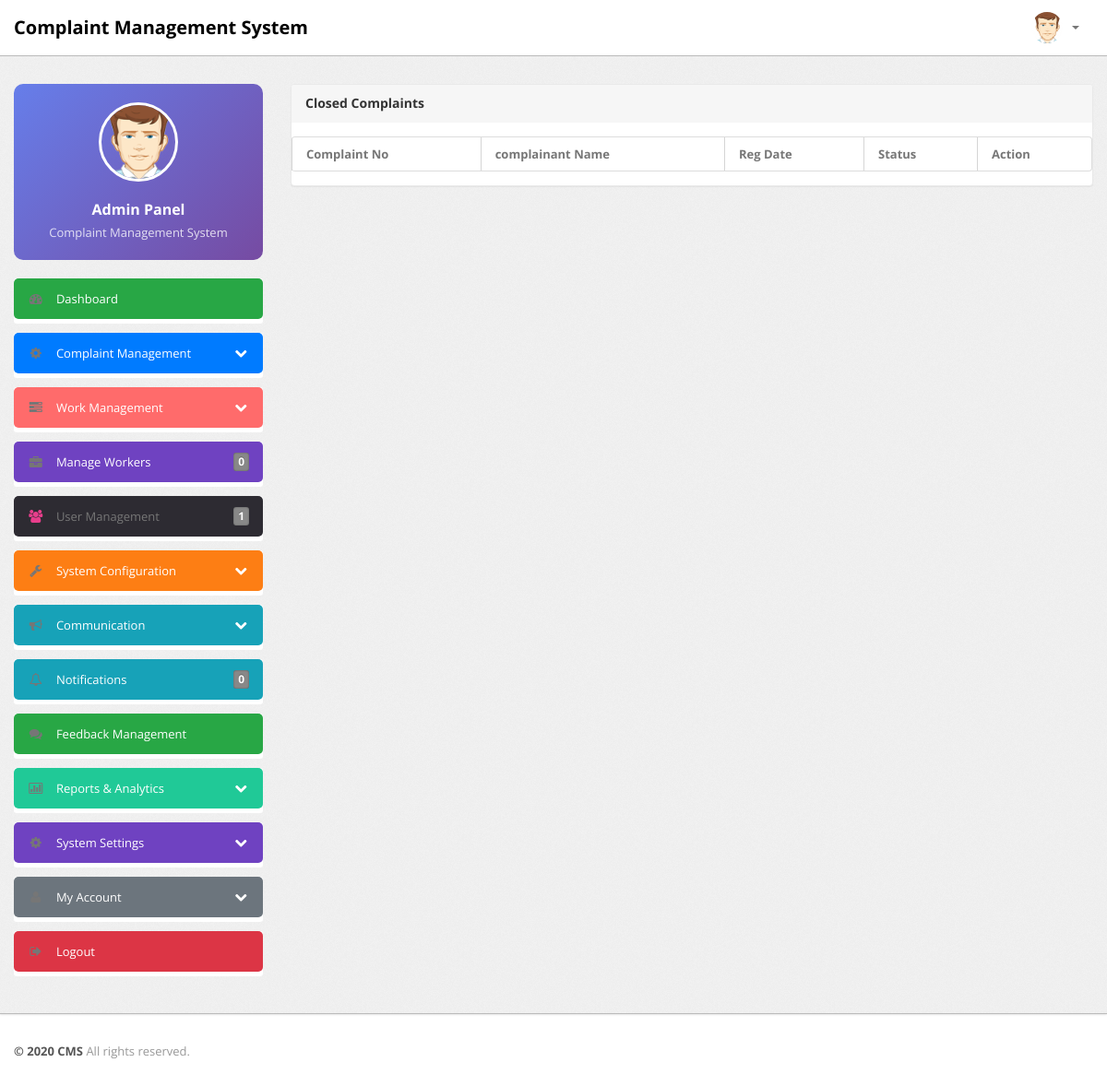
Page /admin/notprocess-complaint.php (signed in) on the earlier database version.
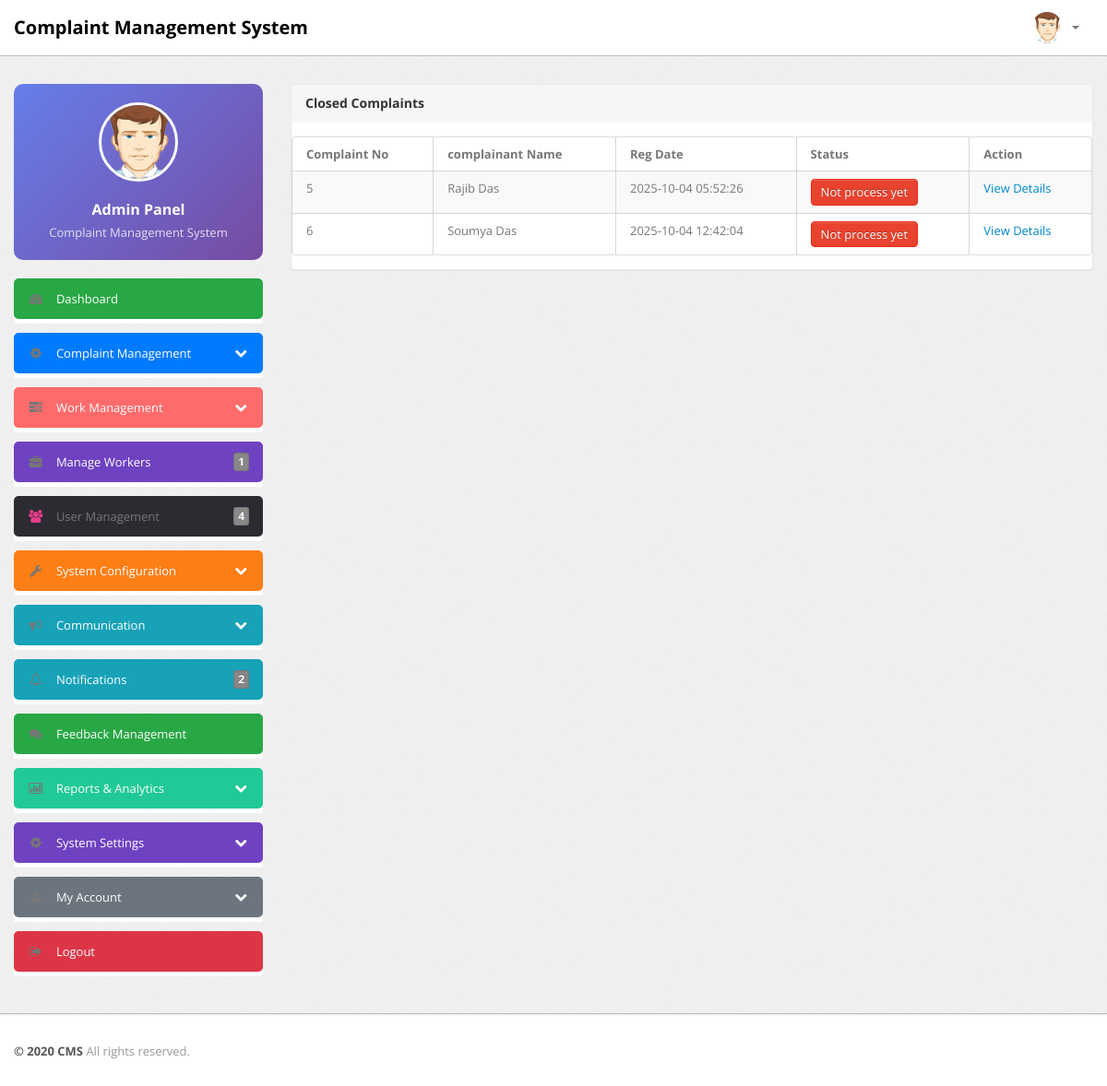
Same page on the later database version.
### tables this page shows
CREATE TABLE `tblcomplaints` (
  `complaintNumber` int(11) NOT NULL,
  `userId` int(11) NOT NULL,
  `category` int(11) NOT NULL,
  `subcategory` varchar(255) NOT NULL,
  `complaintType` varchar(255) NOT NULL,
  `state` varchar(255) NOT NULL,
  `noc` varchar(255) NOT NULL,
  `complaintDetails` mediumtext NOT NULL,
  `complaintFile` varchar(255) DEFAULT NULL,
  `regDate` timestamp NOT NULL DEFAULT current_timestamp(),
  `status` varchar(50) DEFAULT NULL,
  `lastUpdationDate` timestamp NOT NULL DEFAULT '0000-00-00 00:00:00' ON UPDATE current_timestamp()
);

CREATE TABLE `users` (
  `id` int(11) NOT NULL,
  `fullName` varchar(100) NOT NULL,
  `userEmail` varchar(100) NOT NULL,
  `password` varchar(255) NOT NULL,
  `contactNo` varchar(15) NOT NULL,
  `address` varchar(255) NOT NULL,
  `consumerId` varchar(50) NOT NULL,
  `status` tinyint(1) NOT NULL DEFAULT 1,
  `regDate` timestamp NOT NULL DEFAULT current_timestamp()
);

### admin/notprocess-complaint.php (the view, shortened to what the changed rows need)
<?php
if(strlen($_SESSION['alogin'])==0)
	{
header('location:index.php');
}
else{
?>
<!DOCTYPE html>
<html lang="en">
<head>
	<link type="text/css" href="bootstrap/css/bootstrap.min.css" rel="stylesheet">
	<link type="text/css" href="bootstrap/css/bootstrap-responsive.min.css" rel="stylesheet">
	<link type="text/css" href="css/theme.css" rel="stylesheet">
	<link type="text/css" href="images/icons/css/font-awesome.css" rel="stylesheet">
</head>
<body>
<?php include('include/header.php');?>
	<div class="wrapper">
		<div class="container">
			<div class="row">
<?php include('include/sidebar.php');?>
			<div class="span9">
					<div class="content">
	<div class="module">
							<div class="module-head">
								<h3>Closed Complaints</h3>
							</div>
							<div class="module-body table">
								<table cellpadding="0" cellspacing="0" border="0" class="datatable-1 table table-bordered table-striped	 display" >
									<thead>
										<tr>
											<th>Complaint No</th>
											<th> complainant Name</th>
											<th>Reg Date</th>
											<th>Status</th>
											<th>Action</th>
										</tr>
									</thead>
<tbody>
<?php
$query=mysqli_query($bd, "select tblcomplaints.*,users.fullName as name from tblcomplaints join users on users.id=tblcomplaints.userId where tblcomplaints.status is null ");
while($row=mysqli_fetch_array($query))
{
?>
										<tr>
											<td><?php echo htmlentities($row['complaintNumber']);?></td>
											<td><?php echo htmlentities($row['name']);?></td>
											<td><?php echo htmlentities($row['regDate']);?></td>
											<td><button type="button" class="btn btn-danger">Not process yet</button></td>
											<td>   <a href="complaint-details.php?cid=<?php echo htmlentities($row['complaintNumber']);?>"> View Details</a>
											</td>
											</tr>
										<?php  } ?>
										</tbody>
								</table>
							</div>
						</div>
					</div>
				</div>
			</div>
		</div>
	</div>
<?php include('include/footer.php');?>
</body>
<?php } ?>

### admin/include/sidebar.php (shortened to what the changed rows need)
<?php
include('include/config.php');
?>
<div class="span3">
    <div class="sidebar">
        <div class="widget widget-profile unstyled" style="background: linear-gradient(135deg, #667eea 0%, #764ba2 100%); color: white; padding: 20px; border-radius: 10px; margin-bottom: 20px; text-align: center;">
            <div class="profile-avatar">
                <img src="images/user.png" style="width: 80px; height: 80px; border-radius: 50%; border: 3px solid white; margin-bottom: 10px;" />
            </div>
            <h4 style="margin: 10px 0 5px 0; color: white;">Admin Panel</h4>
            <p style="margin: 0; opacity: 0.8;">Complaint Management System</p>
        </div>
        <ul class="widget widget-menu unstyled">
            <li>
                <a href="dashboard.php" style="background: #28a745; color: white;">
                    <i class="menu-icon icon-dashboard"></i>
                    Dashboard
                </a>
            </li>
        </ul>
        <ul class="widget widget-menu unstyled">
            <li>
                <a class="collapsed" data-toggle="collapse" href="#toggleComplaints" style="background: #007bff; color: white;">
                    <i class="menu-icon icon-cog"></i>
                    <i class="icon-chevron-down pull-right"></i><i class="icon-chevron-up pull-right"></i>
                    Complaint Management
                </a>
            </li>
        </ul>
        <ul class="widget widget-menu unstyled">
            <li>
                <a class="collapsed" data-toggle="collapse" href="#toggleWorkManagement" style="background: #ff6b6b; color: white;">
                    <i class="menu-icon icon-tasks"></i>
                    <i class="icon-chevron-down pull-right"></i><i class="icon-chevron-up pull-right"></i>
                    Work Management
                </a>
            </li>
        </ul>
        <ul class="widget widget-menu unstyled">
            <li>
                <a href="manage-workers.php" style="background: #6f42c1; color: white;">
                    <i class="menu-icon icon-briefcase"></i>
                    Manage Workers
                    <?php
                    $table_check = mysqli_query($bd, "SHOW TABLES LIKE 'workers'");
                    if(mysqli_num_rows($table_check) > 0) {
                        $active_workers = mysqli_query($bd, "SELECT COUNT(*) as total FROM workers WHERE status='active'");
                        if($active_workers) {
                            $workers_count = mysqli_fetch_array($active_workers)['total'];
                            ?>
                            <b class="label label-primary pull-right"><?php echo $workers_count; ?></b>
                            <?php
                        }
                    }
                    ?>
                </a>
            </li>
        </ul>
        <ul class="widget widget-menu unstyled">
            <li>
                <a href="manage-users.php">
                    <i class="menu-icon icon-group" style="color: #e83e8c;"></i>
                    User Management
                    <?php
                    $rt = mysqli_query($bd, "SELECT * FROM users");
                    $num1 = mysqli_num_rows($rt);
                    ?>
                    <b class="label label-primary pull-right"><?php echo htmlentities($num1); ?></b>
                </a>
            </li>
        </ul>
        <ul class="widget widget-menu unstyled">
            <li>
                <a class="collapsed" data-toggle="collapse" href="#toggleSystemConfig" style="background: #fd7e14; color: white;">
                    <i class="menu-icon icon-wrench"></i>
                    <i class="icon-chevron-down pull-right"></i><i class="icon-chevron-up pull-right"></i>
                    System Configuration
                </a>
            </li>
        </ul>
        <ul class="widget widget-menu unstyled">
            <li>
                <a class="collapsed" data-toggle="collapse" href="#toggleCommunication" style="background: #17a2b8; color: white;">
                    <i class="menu-icon icon-bullhorn"></i>
                    <i class="icon-chevron-down pull-right"></i><i class="icon-chevron-up pull-right"></i>
                    Communication
                </a>
            </li>
        </ul>
        <ul class="widget widget-menu unstyled">
            <li>
                <a href="notifications.php" style="background: #17a2b8; color: white;">
                    <i class="menu-icon icon-bell"></i>
                    Notifications
                    <?php
                    $rt = mysqli_query($bd, "SELECT * FROM tblcomplaints where status is null");
                    $num1 = mysqli_num_rows($rt);
                    ?>
                    <b class="label label-info pull-right"><?php echo htmlentities($num1); ?></b>
                </a>
            </li>
        </ul>
        <ul class="widget widget-menu unstyled">
            <li>
                <a href="manage-feedback.php" style="background: #28a745; color: white;">
                    <i class="menu-icon icon-comments"></i>
                    Feedback Management
                </a>
            </li>
        </ul>
        <ul class="widget widget-menu unstyled">
            <li>
                <a class="collapsed" data-toggle="collapse" href="#toggleReports" style="background: #20c997; color: white;">
                    <i class="menu-icon icon-bar-chart"></i>
                    <i class="icon-chevron-down pull-right"></i><i class="icon-chevron-up pull-right"></i>
                    Reports & Analytics
                </a>
            </li>
        </ul>
        <ul class="widget widget-menu unstyled">
            <li>
                <a class="collapsed" data-toggle="collapse" href="#toggleSettings" style="background: #6f42c1; color: white;">
                    <i class="menu-icon icon-cog"></i>
                    <i class="icon-chevron-down pull-right"></i><i class="icon-chevron-up pull-right"></i>
                    System Settings
                </a>
            </li>
        </ul>
        <ul class="widget widget-menu unstyled">
            <li>
                <a class="collapsed" data-toggle="collapse" href="#toggleAccount" style="background: #6c757d; color: white;">
                    <i class="menu-icon icon-user"></i>
                    <i class="icon-chevron-down pull-right"></i><i class="icon-chevron-up pull-right"></i>
                    My Account
                </a>
            </li>
        </ul>
        <ul class="widget widget-menu unstyled">
            <li>
                <a href="logout.php" style="background: #dc3545; color: white;">
                    <i class="menu-icon icon-signout"></i>
                    Logout
                </a>
            </li>
        </ul>
    </div>
</div>

Differences in the rows shown:
added tblcomplaints: complaintNumber "5", userId.fullName "Rajib Das", regDate "2025-10-04 05:52:26"
added tblcomplaints: complaintNumber "6", userId.fullName "Soumya Das", regDate "2025-10-04 12:42:04"
Other differences:
$workers_count: "0" → "1"
$num1: "1" → "4"
$num1: "0" → "2"
